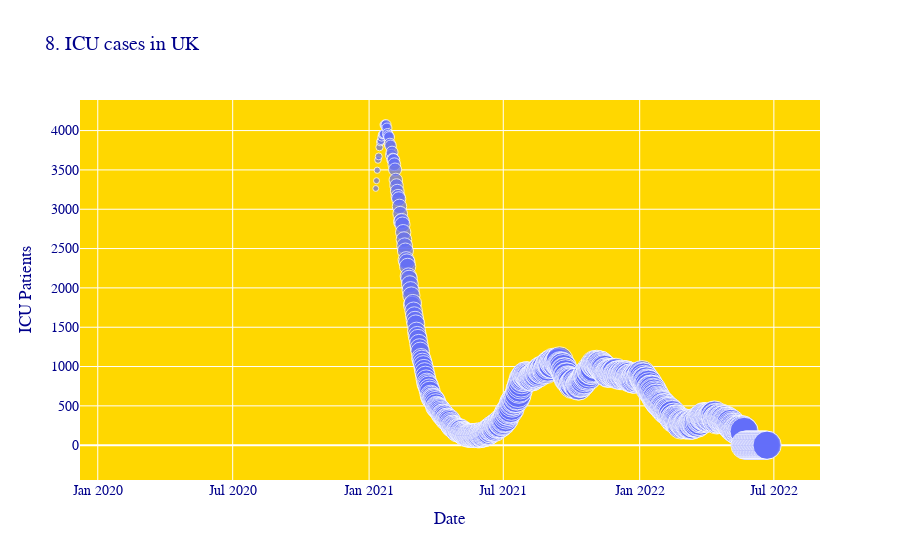

Here is the notebook cell this chart was saved with:
### Code cell
fig=px.scatter(uk_df, 
           x="date", 
           y="icu_patients", 
           size='people_vaccinated', 
           title='8. ICU cases in UK'
           )
fig.update_layout(
    xaxis_title="Date",
    yaxis_title="ICU Patients",
    plot_bgcolor='Gold',
    font=dict(
        family="Arial",
        size=14,
        color="darkblue"
    )
)
fig.show()

### Figure 1 — Plotly figure (JSON) as saved in the notebook; plotly's stock layout.template omitted (floating-point values rounded to 4 significant figures; data arrays with more than 128 entries replaced by an {"elided": "..."} marker saying what was removed)
{"data": [{"hovertemplate": "date=%{x}<br>icu_patients=%{y}<br>people_vaccinated=%{marker.size}<extra></extra>", "legendgroup": "", "marker": {"color": "#636efa", "size": {"elided": "884 int values"}, "sizemode": "area", "sizeref": 133900.0, "symbol": "circle"}, "mode": "markers", "name": "", "orientation": "v", "showlegend": false, "type": "scatter", "x": {"elided": "884 str values"}, "xaxis": "x", "y": {"elided": "884 int values"}, "yaxis": "y"}], "layout": {"font": {"color": "darkblue", "family": "Arial", "size": 14}, "legend": {"itemsizing": "constant", "tracegroupgap": 0}, "plot_bgcolor": "Gold", "title": {"text": "8. ICU cases in UK"}, "xaxis": {"anchor": "y", "domain": [0, 1], "title": {"text": "Date"}}, "yaxis": {"anchor": "x", "domain": [0, 1], "title": {"text": "ICU Patients"}}}}
